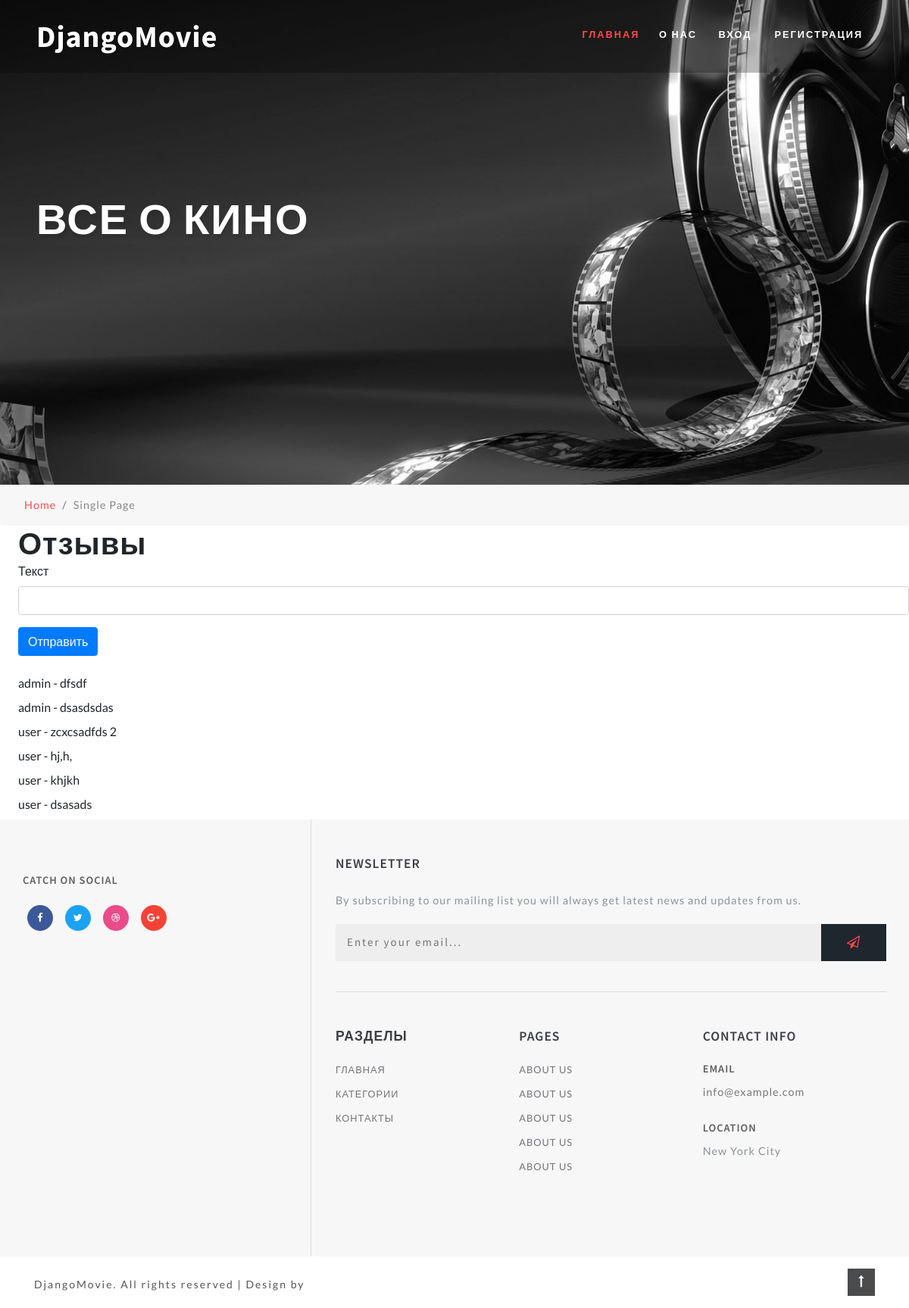
The app's page /add_feedback/ with its own data.
### movies/models.py (models this page shows, shortened)
class Feedback(models.Model):
    user = models.ForeignKey(User, max_length=100, on_delete=models.CASCADE)
    text = models.TextField(verbose_name='Текст отзыва', blank=True)
    class Meta:
        verbose_name = 'Отзыв о сайте'
        verbose_name_plural = 'Отзывы о сайте'

### movies/views.py (the view)
# urls.py: path('add_feedback/', add_feedback, name="add_feedback"),
def add_feedback(request):
    if request.method == 'POST':
        current_user = request.user
        text = request.POST['text']
        feed = Feedback(user=current_user, text=text)
        feed.save()
    else:
        pass
    feed_list = Feedback.objects.all()
    context = {
        'feed_list': feed_list
    }
    return render(request, 'pages/feedback.html', context)

### templates/pages/feedback.html (shortened to what this page needs)
{% extends 'base.html' %}
{% block content %}
<h1 class="ml-4">Отзывы</h1>
{% if sel_feed %}
<form class="ml-4" method="post" action="{% url 'update' sel_feed.id %}">
    {% csrf_token %}
    <div class="form-group">
        <label for="text2">Текст</label>
        <input type="text" class="form-control" value="{{ sel_feed.text }}" id="text2" name="text" aria-describedby="emailHelp">
    </div>
    <button type="submit" class="mb-4 btn btn-primary">Обновить</button>
</form>
{% else %}
<form class="ml-4" method="post" action="{% url 'add_feedback' %}">
    <div class="form-group">
        <label for="text">Текст</label>
        <input type="text" class="form-control" id="text" name="text" aria-describedby="emailHelp">
    </div>
    <button type="submit" class="mb-4 btn btn-primary">Отправить</button>
</form>
{% endif %}
{% for feed in feed_list %}
        <div class="ml-4 mb-2">
            {{feed.user}} - {{feed.text}}
        </div>
    {% endfor %}
{% endblock %}

### static/css/style.css (style rules this page uses)
html, body { margin: 0; font-size: 100%; background: #fff; font-family: 'Lato', sans-serif; scroll-behavior: smooth; }
input[type="button"], input[type="submit"], input[type="text"], input[type="email"], input[type="search"] { transition: 0.5s all; -webkit-transition: 0.5s all; -moz-transition: 0.5s all; -o-transition: 0.5s all; -ms-transition: 0.5s all; font-family: 'Source Sans Pro', sans-serif; }
h1, h2, h3, h4, h5, h6 { margin: 0; letter-spacing: 1px; font-weight: 600; font-family: 'Source Sans Pro', sans-serif; }

### records on screen
Feedback: user "admin", text "dfsdf"
Feedback: user "admin", text "dsasdsdas"
Feedback: user "user", text "zcxcsadfds 2"
Feedback: user "user", text "hj,h,"
Feedback: user "user", text "khjkh"
Feedback: user "user", text "dsasads"
